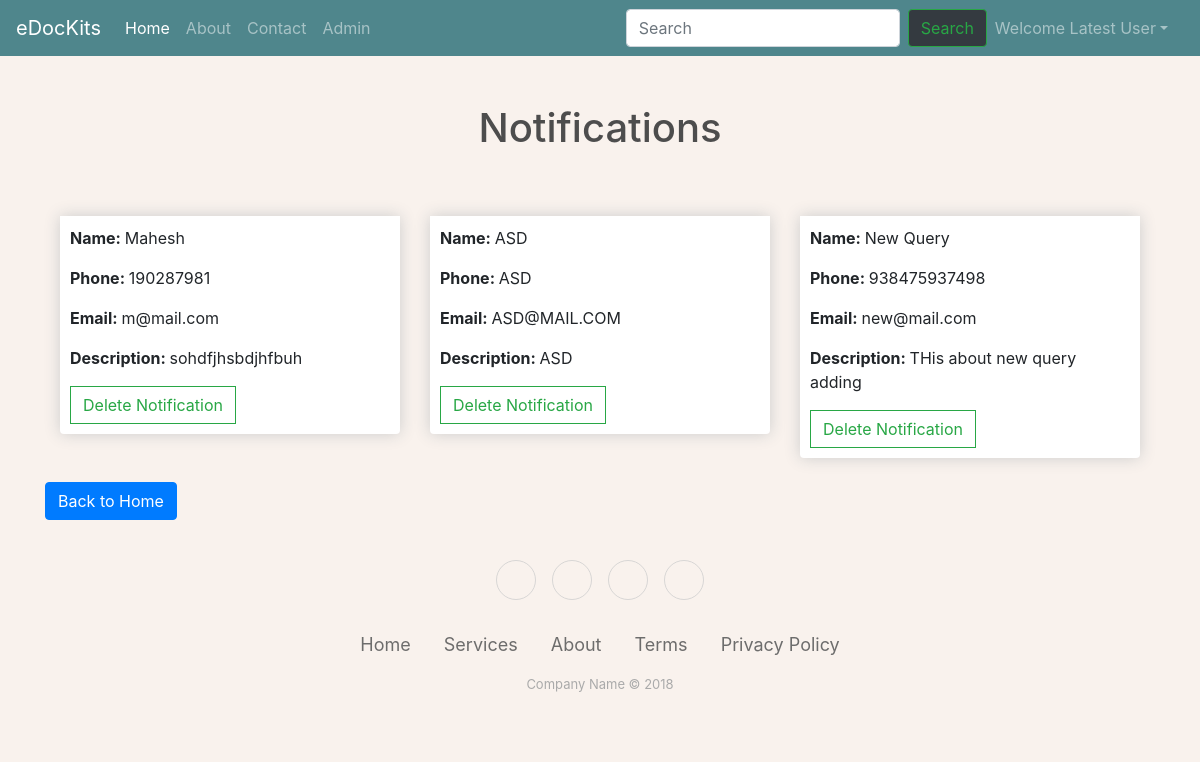
The page /notifications/ (signed in) on the database its author committed.
### store/models.py (models this page shows)
class Seller(AbstractUser):
    models.OneToOneField(User, on_delete=models.CASCADE)
    first_name = models.CharField(max_length=50)
    last_name = models.CharField(max_length=50)
    phone = models.CharField(max_length=13)
    def __str__(self):
        return self.first_name + " " + self.last_name

class Query(models.Model):
    query_id = models.AutoField(primary_key=True)
    query_owner_name = models.CharField(max_length=50, default="")
    query_owner_email = models.EmailField(max_length=50, default="")
    query_owner_phone = models.CharField(max_length=13, default="")
    query_description = models.TextField(max_length=500)
    product_id = models.ForeignKey(Product, on_delete=models.CASCADE, default=None)
    product_owner_id = models.ForeignKey(Seller, on_delete=models.CASCADE, default=None)

### store/views.py (the view)
# urls.py: path('notifications/', views.notifications, name='notifications'),
@login_required
def notifications(request):
    notifications = Query.objects.filter(product_owner_id_id=request.user.id)
    context = {'notifications': notifications}
    return render(request, 'store/messages.html', context)

### store/templates/store/messages.html (shortened to what this page needs)
{% extends 'store/home.html' %}
{% load static %}
{% block content %}
    <!DOCTYPE html>
    <html lang="en">
    <head>
        <link rel="stylesheet" type="text/css" href="{% static 'css/main.css' %}">
    </head>
    <body>
    <h1 class="text-center mt-5">Notifications</h1>
    <div class="container my-3">
        <div class="row">
            {% for notification in notifications %}
                <div class="col-lg-4 mx-auto mt-5">
                    <div class="box-element product">
                        <p><strong>Name: </strong>{{ notification.query_owner_name }}</p>
                        <p><strong>Phone: </strong>{{ notification.query_owner_phone }}</p>
                        <p><strong>Email: </strong>{{ notification.query_owner_email }}</p>
                        <p><strong>Description: </strong>{{ notification.query_description }}</p>
                        <a class="btn btn-outline-success add-btn" href="">Delete Notification</a>
                    </div>
                </div>
            {% endfor %}
        </div>
    </div>
    </body>
    </html>
{% endblock content %}

### store/templates/store/home.html (shortened to what this page needs)
{% load static %}
<!DOCTYPE html>
<html lang="en">
<head>
    <link rel="stylesheet" href="https://cdnjs.cloudflare.com/ajax/libs/twitter-bootstrap/4.1.3/css/bootstrap.min.css">
    <link rel="stylesheet" href="https://cdnjs.cloudflare.com/ajax/libs/ionicons/2.0.1/css/ionicons.min.css">
    <link rel="stylesheet" href="https://stackpath.bootstrapcdn.com/bootstrap/4.4.1/css/bootstrap.min.css"
>
    <link rel="stylesheet" type="text/css" href="{% static 'css/main.css' %}">
</head>
<body style="background-color:#F9F2ED">
<nav class="navbar navbar-expand-lg navbar-dark bg-dark">
    <a class="navbar-brand" href="{% url 'home' %}">eDocKits</a>
    <div class="collapse navbar-collapse" id="navbarSupportedContent">
        <ul class="navbar-nav mr-auto">
            <li class="nav-item active">
                <a class="nav-link" href="{% url 'home' %}">Home<span class="sr-only">(current)</span></a>
            </li>
            <li class="nav-item">
                <a class="nav-link" href="{% url 'about' %}">About</a>
            </li>
            <li class="nav-item">
                <a class="nav-link" href="{% url 'contact' %}">Contact</a>
            </li>
            <li class="nav-item">
                <a class="nav-link" href="{% url 'admin' %}">Admin</a>
            </li>
        </ul>
        <form class="form-inline my-2 my-lg-0" action="{% url 'search' %}" method="post">
            <input class="form-control mr-sm-2" type="search" placeholder="Search" aria-label="Search" id="search"
                   name="search">
            <button class="btn btn-outline-success btn-dark rounded my-2 my-sm-0" type="submit">Search</button>
        </form>
        {% if user.is_authenticated %}
            <ul class="navbar-nav mr-2">
                <li class="nav-item dropdown">
                    <a class="nav-link dropdown-toggle" href="#" id="navbarDropdown" role="button"
                       data-toggle="dropdown"> Welcome {{ request.user }}</a>
                </li>
            </ul>
        {% else %}
            <a type="button" class="btn btn-success btn-dark rounded mr-2" href="{% url 'signup_page' %}">Sign Up
            </a>
            <a type="button" class="btn btn-success btn-dark rounded mr-2" href="{% url 'login_page' %}">Login
            </a>
        {% endif %}
    </div>
</nav>
<div class="container">
    {% block content %}
    {% endblock content %}
    {% if all_products is not None %}
        {% for category in categories %}
            <div class="btn-group " role="group" aria-label="Basic example">
                <a type="button" class="btn btn-primary mt-2 mr-auto rounded link-dark"
                   href="filter/{{ category.0 }}">{{ category.0 }}</a>
            </div>
        {% endfor %}
    {% else %}
        <div class="btn-group " role="group" aria-label="Basic example">
            <a type="button" class="btn btn-primary mt-2 mr-auto rounded link-dark" href="{% url 'home' %}">Back to
                Home</a>
        </div>
    {% endif %}
</div>
<div class="footer-basic" style="background-color:#F9F2ED">
    <footer class="footer-classic">
        <div class="social"><a href="#"></a><a href="#"></a><a href="#"></a><a
                href="#"></a></div>
        <ul class="list-inline">
            <li class="list-inline-item"><a href="#">Home</a></li>
            <li class="list-inline-item"><a href="#">Services</a></li>
            <li class="list-inline-item"><a href="#">About</a></li>
            <li class="list-inline-item"><a href="#">Terms</a></li>
            <li class="list-inline-item"><a href="#">Privacy Policy</a></li>
        </ul>
        <p class="copyright">Company Name © 2018</p>
    </footer>
</div>
</body>
</html>

### static/css/main.css (style rules this page uses)
body { background-color: #d7d71e; }
h1, h2, h3, h4, h5, h6 { color: hsl(0, 0%, 30%); }
.box-element { box-shadow: hsl(0, 0%, 80%) 0 0 16px; background-color: #fff; border-radius: 4px; padding: 10px; }
.product { border-radius: 0 0 4px 4px; }
.bg-dark { background-color: #4f868c !important; }
.col-lg-4, .col-lg-6, .col-lg-8, .col-lg-12 { margin-top: 10px; }
.btn { border-radius: 0; }
.footer-basic { padding: 40px 0; background-color: hsl(0, 0%, 98%); color: #4b4c4d; }
.footer-basic ul { padding: 0; list-style: none; text-align: center; font-size: 18px; line-height: 1.6; margin-bottom: 0; }
.footer-basic li { padding: 0 10px; }
.footer-basic ul a { color: inherit; text-decoration: none; opacity: 0.8; }
.footer-basic .social { text-align: center; padding-bottom: 25px; }
.footer-basic .social > a { font-size: 24px; width: 40px; height: 40px; line-height: 40px; display: inline-block; text-align: center; border-radius: 50%; border: 1px solid #ccc; margin: 0 8px; color: inherit; opacity: 0.75; }
.footer-basic .copyright { margin-top: 15px; text-align: center; font-size: 13px; color: #aaa; margin-bottom: 0; }

### rows shown on the page
Seller: user "Latest User"
Query: query_owner_name "Mahesh", query_owner_phone "190287981", query_owner_email "m@mail.com", query_description "sohdfjhsbdjhfbuh"
Query: query_owner_name "ASD", query_owner_phone "ASD", query_owner_email "ASD@MAIL.COM", query_description "ASD"
Query: query_owner_name "New Query", query_owner_phone "938475937498", query_owner_email "new@mail.com", query_description "THis about new query adding"
